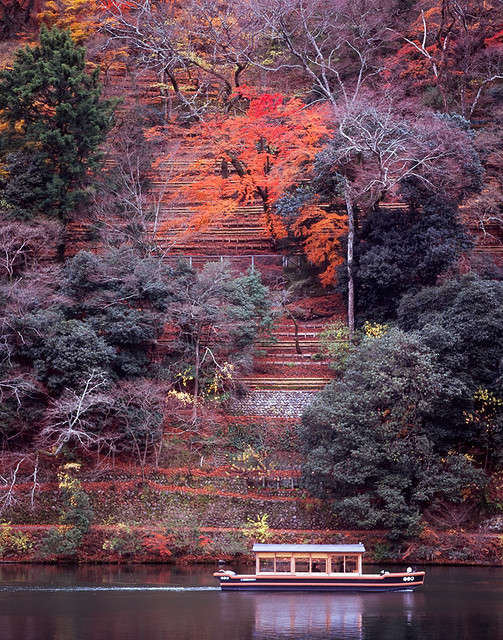
#> input picture example/remove-anything/boat.jpg, 503 x 640 px, found by its file name
$ python paste_object.py
#> lines starting #> are read from the running program, lines starting #| are printed output that depends on the picture; pictures that were not available may be replaced by others from this repository, and a replacement may not be noted
import cv2
import numpy as np

def paste_object(source, source_mask, target, target_coords, resize_scale=1):
    assert target_coords[0] < target.shape[1] and target_coords[1] < target.shape[0]
    # Find the bounding box of the source_mask
    x, y, w, h = cv2.boundingRect(source_mask)
    assert h < source.shape[0] and w < source.shape[1]
    obj = source[y:y+h, x:x+w]
    obj_msk = source_mask[y:y+h, x:x+w]
    if resize_scale != 1:
        obj = cv2.resize(obj, (0,0), fx=resize_scale, fy=resize_scale)
        obj_msk = cv2.resize(obj_msk, (0,0), fx=resize_scale, fy=resize_scale)
        _, _, w, h = cv2.boundingRect(obj_msk)

    xt = max(0, target_coords[0]-w//2)
    yt = max(0, target_coords[1]-h//2)
    if target_coords[0]-w//2 < 0:
        obj = obj[:, w//2-target_coords[0]:]
        obj_msk = obj_msk[:, w//2-target_coords[0]:]
    if target_coords[0]+w//2 > target.shape[1]:
        obj = obj[:, :target.shape[1]-target_coords[0]+w//2]
        obj_msk = obj_msk[:, :target.shape[1]-target_coords[0]+w//2]
    if target_coords[1]-h//2 < 0:
        obj = obj[h//2-target_coords[1]:, :]
        obj_msk = obj_msk[h//2-target_coords[1]:, :]
    if target_coords[1]+h//2 > target.shape[0]:
        obj = obj[:target.shape[0]-target_coords[1]+h//2, :]
        obj_msk = obj_msk[:target.shape[0]-target_coords[1]+h//2, :]
    _, _, w, h = cv2.boundingRect(obj_msk)

    target[yt:yt+h, xt:xt+w][obj_msk==255] = obj[obj_msk==255]
    target_mask = np.zeros_like(target)
    target_mask = cv2.cvtColor(target_mask, cv2.COLOR_BGR2GRAY)
    target_mask[yt:yt+h, xt:xt+w][obj_msk==255] = 255

    return target, target_mask

if __name__ == '__main__':
    source = cv2.imread('example/boat.jpg')
#> source is the input picture: shape (640, 503, 3); mean B, G, R 81.8, 70.9, 99.3
    source_mask = cv2.imread('example/boat_mask_1.png', 0)
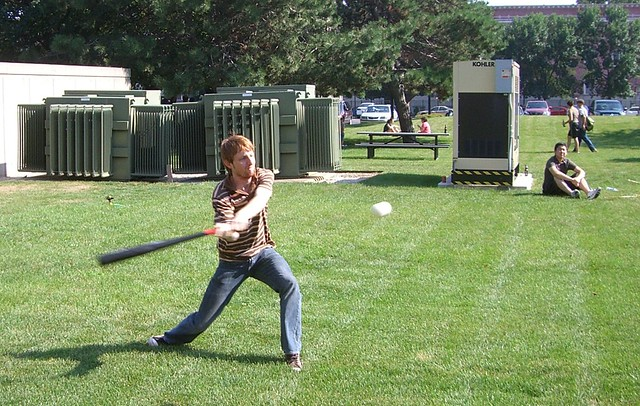
#> input picture example/remove-anything/baseball.jpg, 640 x 406 px, given in place of boat_mask_1.png, which was not available
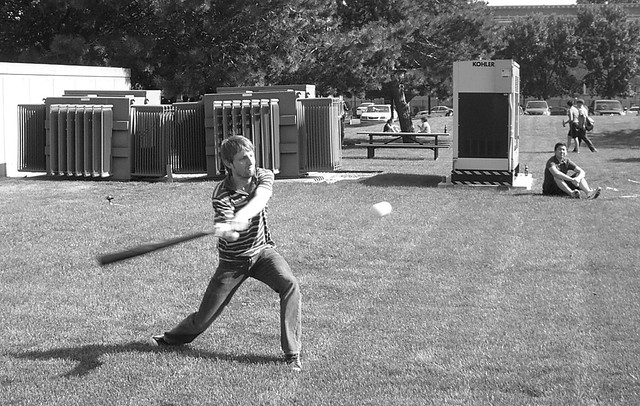
#> source_mask: shape (406, 640); min 0, max 255, mean 125.9
    target = cv2.imread('example/hippopotamus.jpg')
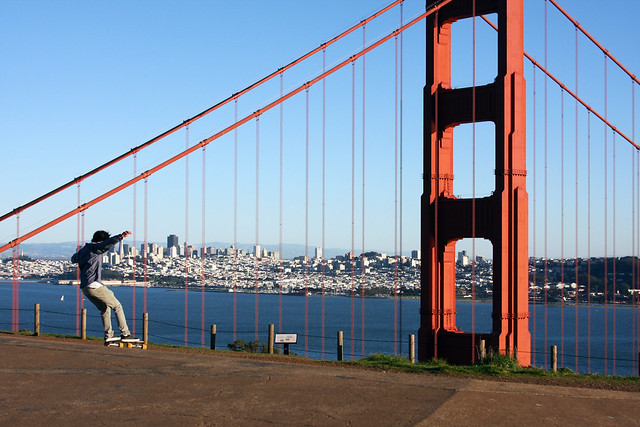
#> input picture example/remove-anything/bridge.jpg, 640 x 427 px, given in place of hippopotamus.jpg, which was not available
#> target is the input picture: shape (427, 640, 3); mean B, G, R 155.6, 137.7, 124.4
    print(source.shape, source_mask.shape, target.shape)
#| (640, 503, 3) (406, 640) (427, 640, 3)

    target_coords = (700, 400)  # (x, y)
    resize_scale = 1
    target, target_mask = paste_object(source, source_mask, target, target_coords, resize_scale)
#> (the run stopped early here; a loop or call above may not have finished)
